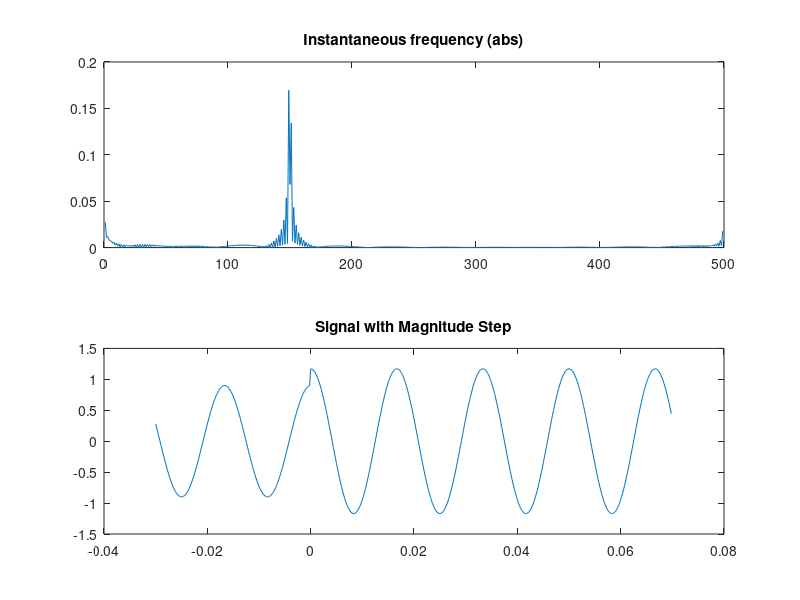

Write MATLAB code to recreate this figure.
% Estimation of Sincrophasors with discontinuities
% using MATLAB optimization toolbox 
clear all; close all; clc;

%signal generation
F0 = 60; %Hz
F1 = 60; %Hz
SampleRate = 5000; %Hz
dt = 1/SampleRate;
AnalysisCycles = 6;
NSamples = floor(AnalysisCycles*SampleRate/F0);
n = -NSamples/2:(NSamples/2-1); %discrete time vector
tau_pp = 0.3; % relative time of step in percent of total time 
tau_0 = (tau_pp - 0.5)*NSamples; %discrete time displacement
n = n - tau_0;
t = n*dt; %time vector
Vm = 0.9; %70*sqrt(2);
Ps = 0; %phase in degrees

% Phase in radians
Ph = Ps*pi/180;

KaS = 0;   % IEEE Std phase (angle) step index: 10 degrees
KxS = 0.3;   % magnitude step index: 0.1 
Wf = 2*pi*F1;  % fundamental frequency

Xm = Vm; %for now, single phase; TODO: 6-channels
Ain = zeros(length(Xm),length(t));
% Amplitude Step: applied after time passes 0
i = 1;
Ain(i,:) = Xm(i);
Ain(i,t >= 0) = Ain(i,t >= 0) * (1 + KxS(i));
%Phase step
Theta(i,:) = (Wf(i)*t) ...                         % Fundamental
                 + Ph(i);               % phase shift
Theta(i,t >= 0) = Theta(i,t >= 0) + (KaS(i) * pi/180);
cSignal = (Ain.*exp(-1i.*Theta));
SNR = 90; %dB SNR = 20 log_10 Asinal/Aruido => Aruido = Asinal/10^(SNR/20)
Aruido = Vm/10^(SNR/20);

%Monte carlo for tau_error
for k = 1:1
    
    Signal = real(cSignal) + Aruido*(rand(1,length(t))-0.5);
    %plot(Signal)
    %%%% Estimation of tau
    br = 0.05*NSamples; % 5% of NSamples are taken off at the beggining and end
    z=hilbert(Signal');  % calculates the analytic signal associated with Signal
    f=angle(z(2:end,:).*conj(z(1:end-1,:)));  % Hilbert estimate of the instantaneous frequency of xds_f
    f=f-median(f(br:end-br));
    Ain = (Ain - mean(Ain))./abs(Ain);
    nn = 1:(NSamples-1);
    %figure
    %plot(nn,abs(f)); title('Instantaneous frequency (abs)')
    % figure
    % plot(f.^2); title('IF ^2');

    [ifmax, imax] = max(abs(f(br:end-br)));

    tau_e = (br + imax - 1)*dt;
    tau = (tau_0 + NSamples/2)*dt;

    tau_error(k) = tau_e - tau;
end

figure
subplot(2,1,1)
plot(nn,abs(f)); title('Instantaneous frequency (abs)')
subplot(2,1,2)
plot(t,Signal); title('Signal with Magnitude Step')